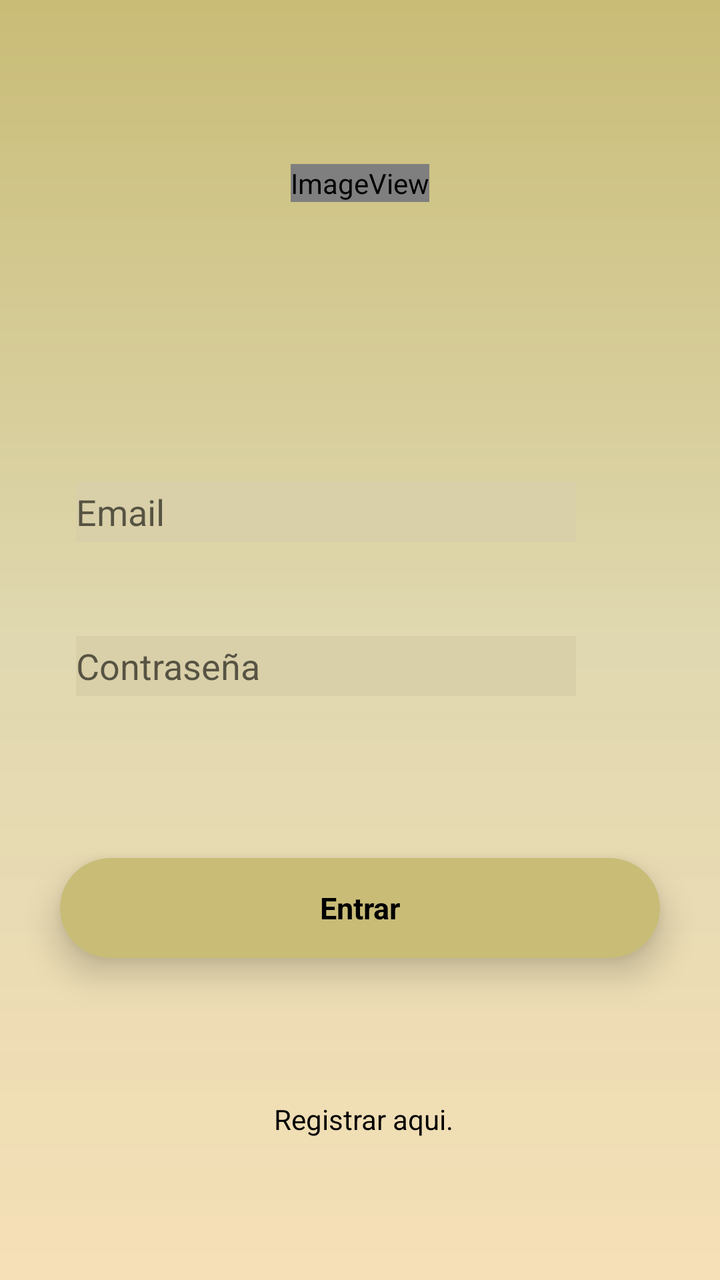
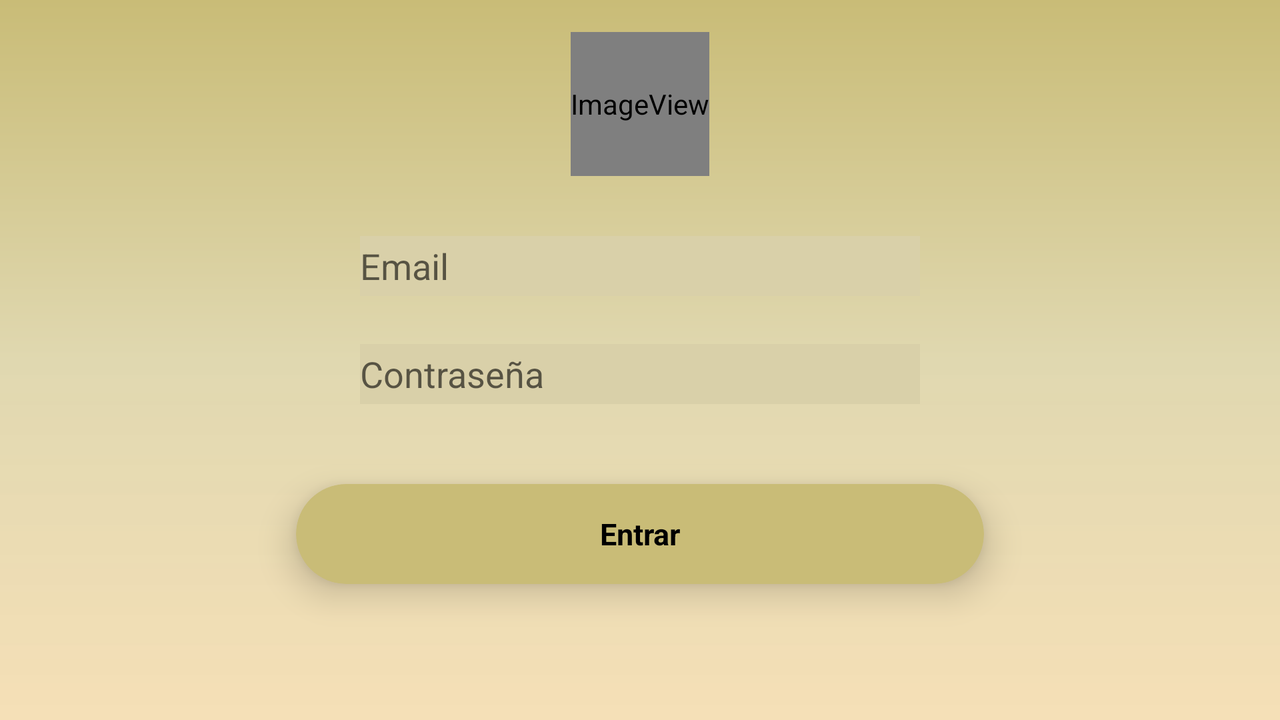

An Android layout and its configuration variant, each rendered on a device that would load it. The default file and the variant file are quoted in full after the pictures.
<!-- AndroidManifest.xml: activity theme AppThemeNoActionBar -->
<!-- res/layout/activity_login.xml -->
<?xml version="1.0" encoding="utf-8"?>
<android.support.constraint.ConstraintLayout xmlns:android="http://schemas.android.com/apk/res/android"
    xmlns:app="http://schemas.android.com/apk/res-auto"
    xmlns:tools="http://schemas.android.com/tools"
    android:layout_width="match_parent"
    android:layout_height="match_parent"
    android:background="@drawable/login_gradient"
    tools:context=".LoginActivity">

    <ImageView
        android:id="@+id/imageView2"
        android:layout_width="wrap_content"
        android:layout_height="wrap_content"
        android:layout_alignParentTop="true"
        android:layout_centerHorizontal="true"
        android:layout_marginTop="61dp"
        android:layout_marginBottom="119dp"
        app:layout_constraintBottom_toTopOf="@+id/editText_email"
        app:layout_constraintEnd_toEndOf="parent"
        app:layout_constraintStart_toStartOf="parent"
        app:layout_constraintTop_toTopOf="parent"
        app:srcCompat="@android:drawable/sym_def_app_icon" />

    <EditText
        android:id="@+id/editText_email"
        android:layout_width="0dp"
        android:layout_height="30dp"
        android:layout_alignParentTop="true"
        android:layout_centerHorizontal="true"
        android:layout_marginBottom="26dp"
        android:background="#d9d0a9"
        android:drawableLeft="@drawable/ic_email_black_24dp"
        android:ems="10"
        android:hint="Email"
        android:inputType="textPersonName"
        app:layout_constraintBottom_toTopOf="@+id/editText_clave"
        app:layout_constraintEnd_toEndOf="@+id/editText_clave"
        app:layout_constraintStart_toStartOf="@+id/editText_clave"
        app:layout_constraintTop_toBottomOf="@+id/imageView2" />

    <EditText
        android:id="@+id/editText_clave"
        android:layout_width="250dp"
        android:layout_height="30dp"
        android:layout_alignParentBottom="true"
        android:layout_centerHorizontal="true"
        android:layout_marginEnd="72dp"
        android:layout_marginBottom="60dp"
        android:background="#d9d0a9"
        android:drawableLeft="@drawable/ic_pass_black_24dp"
        android:ems="10"
        android:hint="Contraseña"
        android:inputType="textPersonName"
        app:layout_constraintBottom_toTopOf="@+id/cardView_login_LA"
        app:layout_constraintEnd_toEndOf="parent"
        app:layout_constraintTop_toBottomOf="@+id/editText_email" />

    <android.support.v7.widget.CardView
        android:id="@+id/cardView_login_LA"
        android:layout_width="300dp"
        android:layout_height="50dp"
        android:layout_marginStart="42dp"
        android:layout_marginEnd="42dp"
        android:layout_marginBottom="50dp"
        app:cardBackgroundColor="@color/caquiOscuro"
        app:cardCornerRadius="25dp"
        app:cardElevation="10dp"

        app:layout_constraintBottom_toTopOf="@+id/textView_registrar"
        app:layout_constraintEnd_toEndOf="parent"
        app:layout_constraintStart_toStartOf="parent"
        app:layout_constraintTop_toBottomOf="@+id/editText_clave">

        <LinearLayout
            android:layout_width="match_parent"
            android:layout_height="wrap_content"
            android:layout_gravity="center"
            android:layout_marginLeft="10dp"
            android:layout_marginRight="10dp"
            android:orientation="vertical">

            <TextView
                android:layout_width="match_parent"
                android:layout_height="match_parent"
                android:text="Entrar"
                android:background="#00ffffff"
                android:textAlignment="center"
                android:textColor="@color/negro"
                android:textSize="15dp"
                android:textStyle="bold" />

        </LinearLayout>
    </android.support.v7.widget.CardView>

    <TextView
        android:id="@+id/textView_registrar"
        android:layout_width="wrap_content"
        android:layout_height="wrap_content"
        android:layout_marginEnd="133dp"
        android:layout_marginBottom="50dp"
        android:text="Registrar aqui."
        android:textColor="@color/negro"
        app:layout_constraintBottom_toBottomOf="parent"
        app:layout_constraintEnd_toEndOf="parent"
        app:layout_constraintTop_toBottomOf="@+id/cardView_login_LA" />
</android.support.constraint.ConstraintLayout>
<!-- resources referenced by this layout -->
<resources>
  <color name="caquiOscuro">#c9bc77</color>
  <color name="negro">#000000</color>
  <!-- drawable login_gradient (drawable) -->
  <?xml version="1.0" encoding="utf-8"?>
  <shape xmlns:android="http://schemas.android.com/apk/res/android"
      android:shape="rectangle"
      >
      <gradient
          android:startColor="@color/caquiClaro"
          android:type="linear"
          android:centerColor="@color/caqui"
          android:endColor="@color/caquiOscuro"
          android:angle="90"/>
  </shape>
  <style name="AppThemeNoActionBar" parent="Theme.AppCompat.Light.NoActionBar">
          
          <item name="colorPrimary">@color/caqui</item>
          <item name="colorPrimaryDark">@color/caquiOscuro</item>
          <item name="colorAccent">@color/colorAccent</item>
      </style>
  <color name="caquiClaro">#f3f5deb3</color>
  <color name="caqui">#e0d8b0</color>
  <color name="colorAccent">#FF4081</color>
</resources>
<!-- res/layout-land/activity_login.xml (the repository's variant of the layout above) -->
<!-- drawn on the phone turned sideways -->
<?xml version="1.0" encoding="utf-8"?>
<android.support.constraint.ConstraintLayout xmlns:android="http://schemas.android.com/apk/res/android"
    xmlns:app="http://schemas.android.com/apk/res-auto"
    xmlns:tools="http://schemas.android.com/tools"
    android:layout_width="match_parent"
    android:layout_height="match_parent"
    android:background="@drawable/login_gradient"
    tools:context=".LoginActivity"
    tools:layout_editor_absoluteY="25dp">

    <ImageView
        android:id="@+id/imageView2"
        android:layout_width="wrap_content"
        android:layout_height="72dp"
        android:layout_alignParentTop="true"
        android:layout_centerHorizontal="true"
        android:layout_marginStart="8dp"
        android:layout_marginEnd="8dp"
        android:layout_marginBottom="30dp"
        app:layout_constraintBottom_toTopOf="@+id/editText_email"
        app:layout_constraintEnd_toEndOf="parent"
        app:layout_constraintStart_toStartOf="parent"
        app:srcCompat="@android:drawable/sym_def_app_icon" />

    <EditText
        android:id="@+id/editText_email"
        android:layout_width="280dp"
        android:layout_height="30dp"
        android:layout_alignParentTop="true"
        android:layout_centerHorizontal="true"
        android:layout_marginStart="8dp"
        android:layout_marginTop="8dp"
        android:layout_marginEnd="8dp"
        android:layout_marginBottom="8dp"
        android:background="#d9d0a9"
        android:drawableLeft="@drawable/ic_email_black_24dp"
        android:ems="10"
        android:hint="Email"
        android:inputType="textPersonName"
        app:layout_constraintBottom_toBottomOf="parent"
        app:layout_constraintEnd_toEndOf="parent"
        app:layout_constraintStart_toStartOf="parent"
        app:layout_constraintTop_toTopOf="parent"
        app:layout_constraintVertical_bias="0.35000002" />

    <EditText
        android:id="@+id/editText_clave"
        android:layout_width="280dp"
        android:layout_height="30dp"
        android:layout_alignParentBottom="true"
        android:layout_centerHorizontal="true"
        android:layout_marginTop="24dp"
        android:background="#d9d0a9"
        android:drawableLeft="@drawable/ic_pass_black_24dp"
        android:ems="10"
        android:hint="Contraseña"
        android:inputType="textPersonName"
        app:layout_constraintEnd_toEndOf="@+id/editText_email"
        app:layout_constraintStart_toStartOf="@+id/editText_email"
        app:layout_constraintTop_toBottomOf="@+id/editText_email" />

    <android.support.v7.widget.CardView
        android:id="@+id/cardView_login_LA"
        android:layout_width="344dp"
        android:layout_height="50dp"

        android:layout_marginStart="8dp"
        android:layout_marginTop="40dp"
        android:layout_marginEnd="8dp"
        app:cardBackgroundColor="@color/caquiOscuro"
        app:cardCornerRadius="25dp"
        app:cardElevation="10dp"
        app:layout_constraintEnd_toEndOf="parent"
        app:layout_constraintStart_toStartOf="parent"
        app:layout_constraintTop_toBottomOf="@+id/editText_clave">

        <LinearLayout
            android:layout_width="match_parent"
            android:layout_height="wrap_content"
            android:layout_gravity="center"
            android:layout_marginLeft="10dp"
            android:layout_marginRight="10dp"
            android:orientation="vertical">

            <TextView
                android:layout_width="match_parent"
                android:layout_height="match_parent"
                android:background="#00ffffff"
                android:text="Entrar"
                android:textAlignment="center"
                android:textColor="@color/negro"
                android:textSize="15dp"
                android:textStyle="bold" />

        </LinearLayout>
    </android.support.v7.widget.CardView>

</android.support.constraint.ConstraintLayout>
